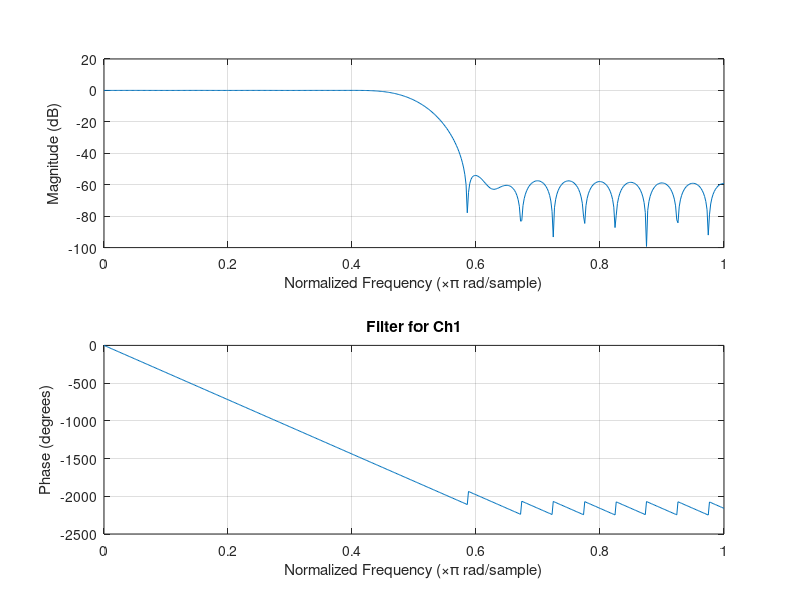
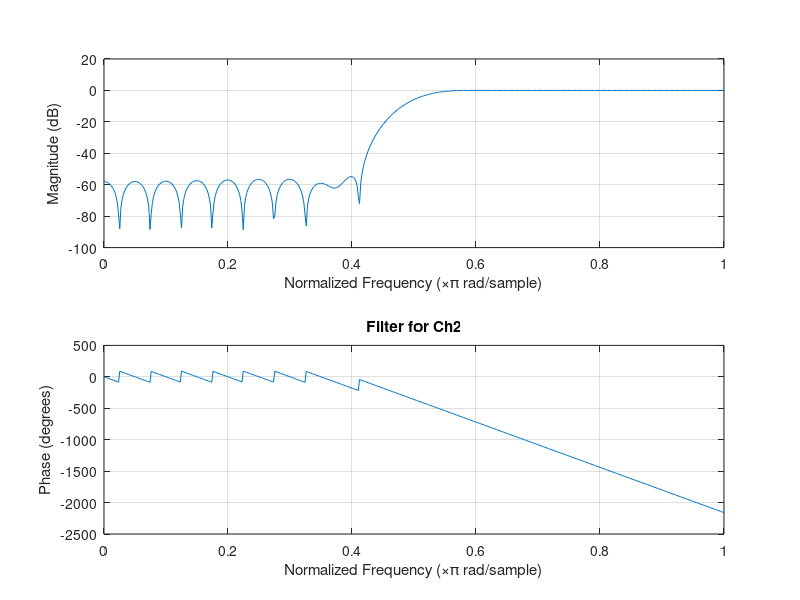
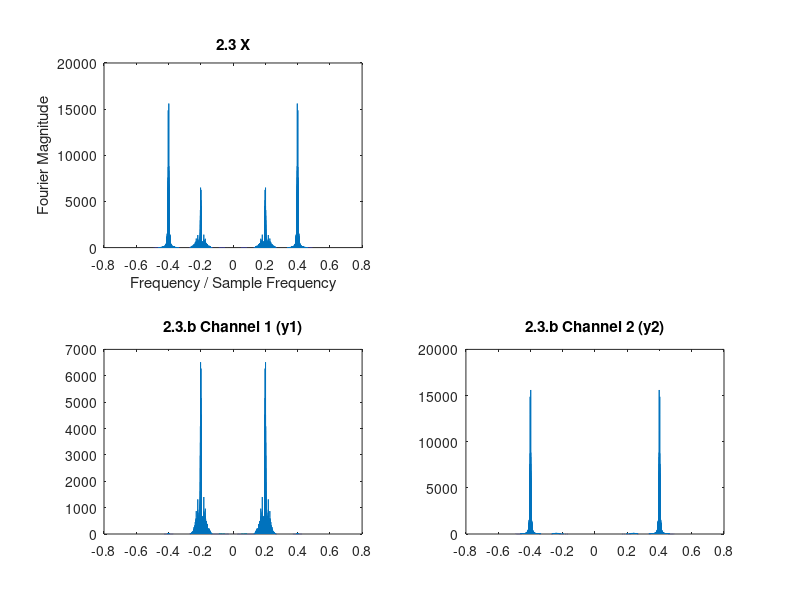
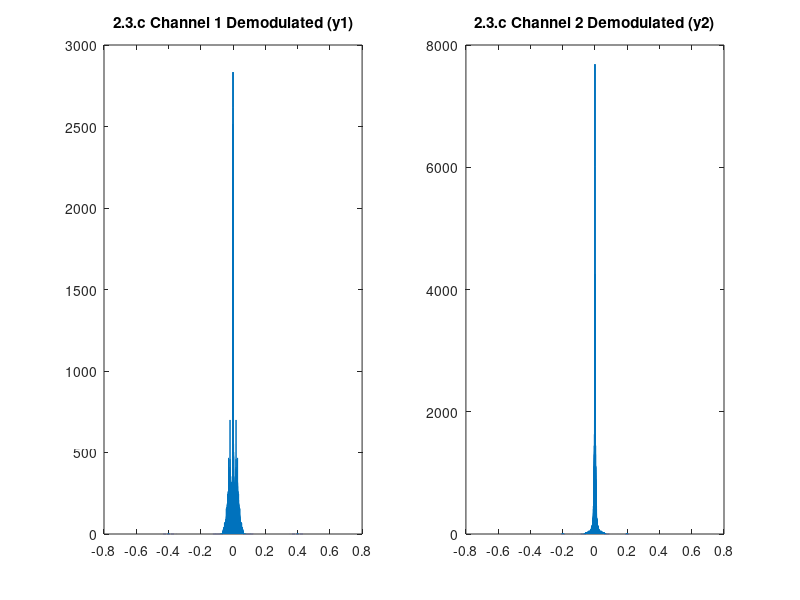

MATLAB code to generate these figures, in order:

% 2.3
WnCh1 = 0.5;
Ch1Filter=fir1(40,WnCh1); % use this to filter the first channel 
figure;freqz(Ch1Filter)
title('Filter for Ch1');
WnCh2 = 0.5;
Ch2Filter=fir1(40,WnCh2,'high'); % use this to filter the first channel 
figure;freqz(Ch2Filter)
title('Filter for Ch2');

load proj2_wave2 
x = double(x)/32768;
X = fft(x);
n = (length(X)-1)/2;
f = (-n:n)/n/2;
figure
subplot(2,2,1);
plot(f,fftshift(abs(X)));
xlabel('Frequency / Sample Frequency');
ylabel('Fourier Magnitude');
title('2.3 X');

% a
% Channel one: 0.20
% Channel two: 0.40

% b
% filter channel 1
% channel1=x;
channel1=filter(Ch1Filter,1,x);
Y1 = fft(channel1);
n = (length(Y1)-1)/2;
f = (-n:n)/n/2;
subplot(2,2,3);
plot(f,fftshift(abs(Y1)));
title('2.3.b Channel 1 (y1)');

% filter channel 2
channel2=filter(Ch2Filter,1,x);
Y2 = fft(channel2);
n = (length(Y2)-1)/2;
f = (-n:n)/n/2;
subplot(2,2,4);
plot(f,fftshift(abs(Y2)));
title('2.3.b Channel 2 (y2)');

% TODO center the channels to the center frequency
figure 
DemodFilter=fir1(40,0.2);
% c
DemodCh1 = cos(2*pi*0.2*(1:length(channel1))).*channel1; % Demodulate with cos()
FilteredCh2 = filter(DemodFilter,1,DemodCh1); % Put channel through low pass filter 
DMY1 = fft(FilteredCh2)./2;
n = (length(DMY1)-1)/2;
f = (-n:n)/n/2;
subplot(1,2,1);
plot(f,fftshift(abs(DMY1)));
title('2.3.c Channel 1 Demodulated (y1)');
soundsc(real(FilteredCh2(1:8:end)),8000);

DemodCh2 = cos(2*pi*0.4*(1:length(channel2))).*channel2; % Demodulate with cos()
FilteredCh2 = filter(DemodFilter,1,DemodCh2); % Put channel through low pass filter 
DMY2 = fft(FilteredCh2)./2;
n = (length(DMY2)-1)/2;
f = (-n:n)/n/2;
subplot(1,2,2);
plot(f,fftshift(abs(DMY2)));
title('2.3.c Channel 2 Demodulated (y2)');
%soundsc(real(FilteredCh2(1:8:end)),8000);

% soundsc(real(channel1(1:8:end)),8000);
% soundsc(real(channel2(1:8:end)),8000); % 7 NATIONS